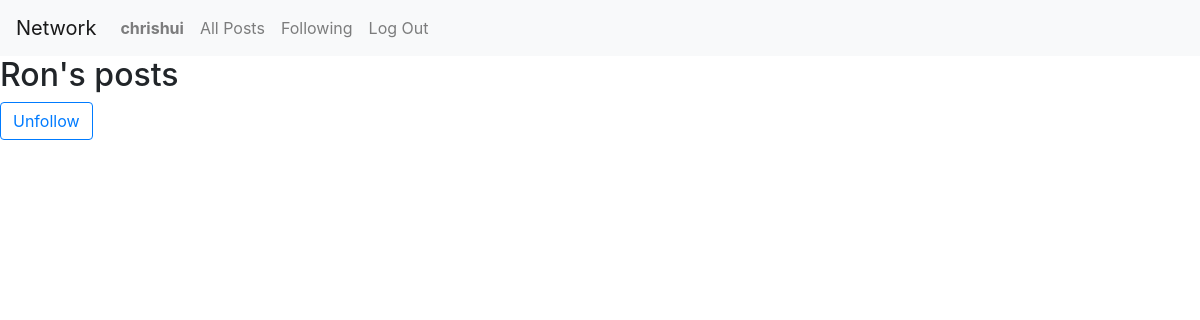
/profile/3 (signed in), run on an earlier commit of the app's database.
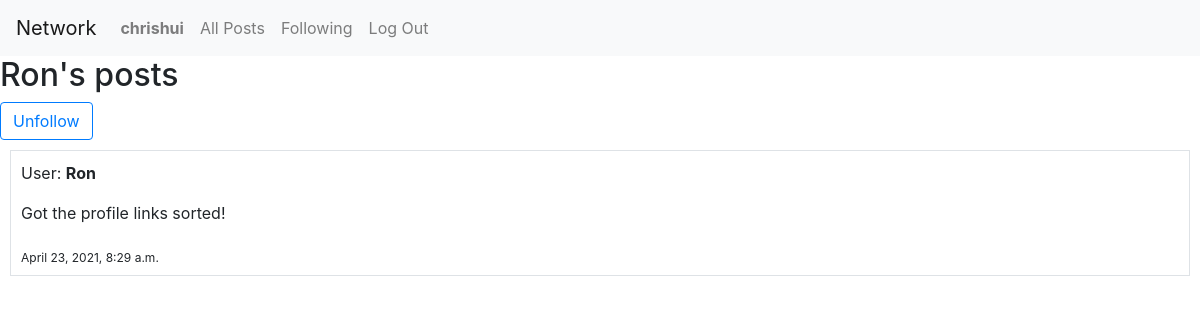
And on a later commit of the database.
### network/models.py (models this page shows, shortened)
class TimeStampMixin(models.Model):
    created_at = models.DateTimeField(auto_now_add=True)
    updated_at = models.DateTimeField(auto_now=True)
    class Meta:
        abstract = True

class Post(TimeStampMixin):
    user = models.ForeignKey(User, on_delete=models.CASCADE)
    content = models.CharField(max_length = 64)

class User(AbstractUser):
    pass

### network/views.py (the view)
# urls.py: path("profile/<int:user_id>", views.profile, name="profile"),
def profile(request, user_id):
    target_user = User.objects.get(id=user_id)
    user = request.user
    posts_chronological = []
    for object in Post.objects.filter(user=target_user):
        posts_chronological.insert(0,object)
    following_check = Profile.objects.filter(user=user, following=target_user).exists()
    return render(request, "network/profile.html", {
        "posts": posts_chronological,
        "profile": target_user,
        "following_check": following_check,
    })

### network/templates/network/profile.html (shortened to what this page needs)
{% extends "network/layout.html" %}
{% block body %}
  <h2> {{ profile.username }}'s posts</h2>
  <form action="{% url 'follow' profile.id %}" method="post">
    {% if following_check == True %}
      <input type="submit" value="Unfollow" class="btn btn-outline-primary" />
    {% endif %}
  </form>
  {% for post in posts %}
    <div class="border" style="margin: 10px; padding: 10px;">
      <p>User:  <b> {{ post.user }} </b></p>
      <p> {{ post.content }} </p>
      <sub> {{ post.created_at }}</sub>
    </div>
  {% endfor %}
{% endblock %}

What changed in the data, as far as the page shows it:
added Post: user "Ron", content "Got the profile links sorted!", created_at "April 23, 2021, 8:29 a.m."
